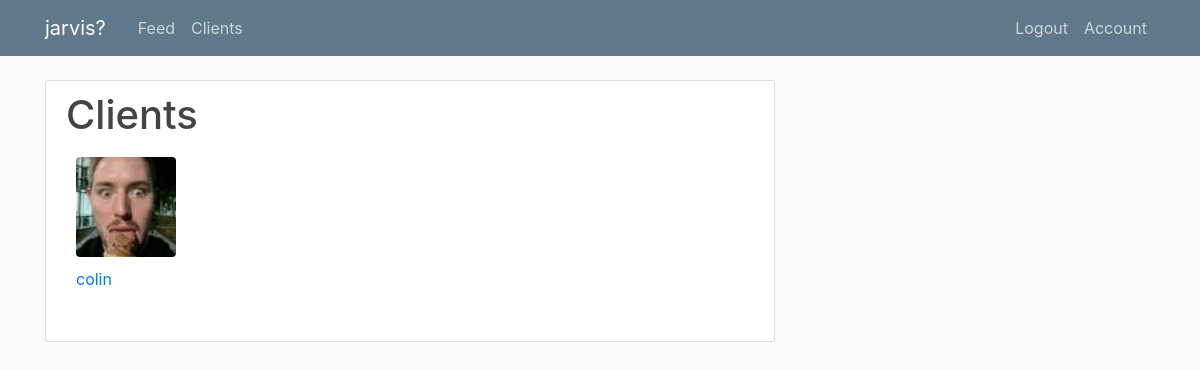
/clients (signed in), run on the app's committed database.
### flaskblog/models.py (models this page shows, shortened)
class User(db.Model, UserMixin, Base):
	id = db.Column(db.Integer, primary_key=True)
	username = db.Column(db.String(20), unique=True, nullable=False)
	email = db.Column(db.String(120), unique=True, nullable=False)
	image_file=db.Column(db.String(20), nullable=False, default='default.jpg')
	password = db.Column(db.String(60), nullable=False)
	messages=db.relationship('Message',backref='author',lazy=True)
	coach_id = db.Column(db.Integer, db.ForeignKey('user.id'))
	clients = db.relationship("User", backref=db.backref('coach', remote_side=[id]))
	is_client=db.Column(db.Boolean, default=False)
	images=db.relationship('Image', backref='client',lazy=True)

### flaskblog/coaches/routes.py (the view)
@coaches.route("/clients")
@login_required
def view_clients():
	clients=User.query.filter_by(coach=current_user)
	return render_template('clients.html', clients=clients)

### flaskblog/models.py (called while the page is built)
@login_manager.user_loader
def load_user(user_id):
	return User.query.get(int(user_id))

### flaskblog/templates/clients.html
{% extends "layout.html" %}
{% block content %}
	<div class="content-section">
	  <div class="media">
	      <h2 class="account-heading">Clients</h2>
	  </div>
	  <div>
	  	{% for client in clients %}
	  	<figure style="display: inline-block;">
          <a class="mr-2" href="{{ url_for('clients.client_progress', username=client.username )}}">
          	<div class="account-img-container rounded">
          		<img class="account-img" src="{{ url_for('static', filename='profile_pics/' + client.image_file) }}">
          	</div>
          	<figcaption style="margin-left: 10px"> {{ client.username }}</figcaption>
          </a>
         </figure>
		{% endfor %}
	  </div>
	</div>
{% endblock content %}

### flaskblog/static/main.css (style rules this page uses)
body { background: #fafafa; color: #333333; margin-top: 5rem; }
h1, h2, h3, h4, h5, h6 { color: #444444; }
.content-section { background: #ffffff; padding: 10px 20px; border: 1px solid #dddddd; border-radius: 3px; margin-bottom: 20px; }
.account-img { position: absolute; left: 50%; top: 50%; width: 100%; height: auto; -webkit-transform: translate(-50%,-50%); -ms-transform: translate(-50%,-50%); transform: translate(-50%,-50%);" }
.account-img-container { position:relative; width:100px; height:100px; overflow:hidden; margin:10px; }
.account-heading { font-size: 2.5rem; }

### data on the page
User: image_file (picture), username "colin"
